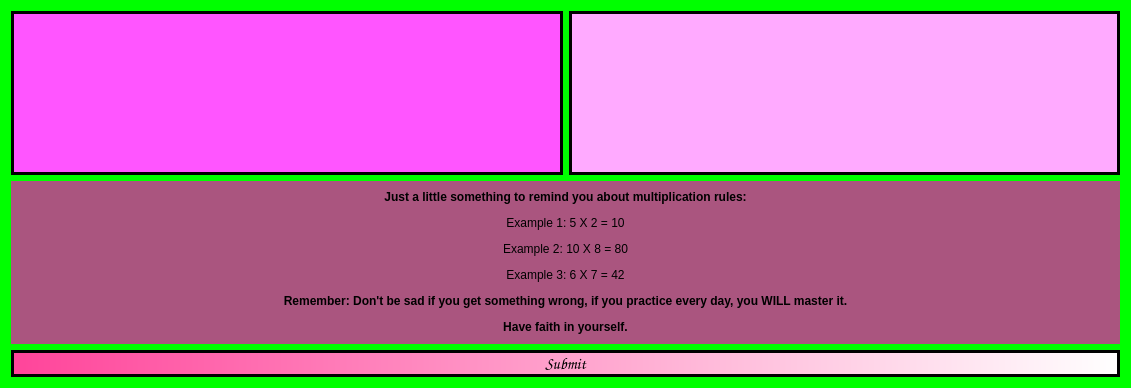
<?xml version="1.0" encoding="UTF-8"?>
<ui version="4.0">
 <class>g2C_multiplication</class>
 <widget class="QDialog" name="g2C_multiplication">
  <property name="geometry">
   <rect>
    <x>0</x>
    <y>0</y>
    <width>1131</width>
    <height>388</height>
   </rect>
  </property>
  <property name="windowTitle">
   <string>Dialog</string>
  </property>
  <property name="styleSheet">
   <string notr="true">background-color: rgb(0, 255, 0);</string>
  </property>
  <layout class="QGridLayout" name="gridLayout">
   <item row="0" column="0">
    <widget class="QLabel" name="label">
     <property name="sizePolicy">
      <sizepolicy hsizetype="Expanding" vsizetype="Expanding">
       <horstretch>0</horstretch>
       <verstretch>0</verstretch>
      </sizepolicy>
     </property>
     <property name="styleSheet">
      <string notr="true">font: 12pt &quot;Comic Sans MS&quot;;
border: 3px solid black;
qproperty-alignment: AlignCenter;
background-color: rgb(255, 85, 255);</string>
     </property>
     <property name="text">
      <string>&lt;html&gt;&lt;head/&gt;&lt;body&gt;&lt;p&gt;&lt;br/&gt;&lt;/p&gt;&lt;/body&gt;&lt;/html&gt;</string>
     </property>
    </widget>
   </item>
   <item row="0" column="1">
    <widget class="QLineEdit" name="lineEdit">
     <property name="sizePolicy">
      <sizepolicy hsizetype="Expanding" vsizetype="Expanding">
       <horstretch>0</horstretch>
       <verstretch>0</verstretch>
      </sizepolicy>
     </property>
     <property name="styleSheet">
      <string notr="true">font: 12pt &quot;Comic Sans MS&quot;;
border: 3px solid black;
qproperty-alignment: AlignCenter;
background-color: rgb(255, 170, 255);</string>
     </property>
    </widget>
   </item>
   <item row="1" column="0" colspan="2">
    <widget class="QLabel" name="label_2">
     <property name="sizePolicy">
      <sizepolicy hsizetype="Expanding" vsizetype="Expanding">
       <horstretch>0</horstretch>
       <verstretch>0</verstretch>
      </sizepolicy>
     </property>
     <property name="styleSheet">
      <string notr="true">font: 75 12pt &quot;Comic Sans MS&quot;;
background-color: rgb(170, 85, 127);</string>
     </property>
     <property name="text">
      <string>&lt;html&gt;&lt;head/&gt;&lt;body&gt;&lt;p align=&quot;center&quot;&gt;&lt;span style=&quot; font-weight:600;&quot;&gt;Just a little something to remind you about multiplication rules:&lt;/span&gt;&lt;/p&gt;&lt;p align=&quot;center&quot;&gt;Example 1: 5 X 2 = 10&lt;/p&gt;&lt;p align=&quot;center&quot;&gt;Example 2: 10 X 8 = 80&lt;/p&gt;&lt;p align=&quot;center&quot;&gt;Example 3: 6 X 7 = 42&lt;/p&gt;&lt;p align=&quot;center&quot;&gt;&lt;span style=&quot; font-weight:600;&quot;&gt;Remember: Don't be sad if you get something wrong, if you practice every day, you WILL master it.&lt;/span&gt;&lt;/p&gt;&lt;p align=&quot;center&quot;&gt;&lt;span style=&quot; font-weight:600;&quot;&gt;Have faith in yourself.&lt;/span&gt;&lt;/p&gt;&lt;/body&gt;&lt;/html&gt;</string>
     </property>
    </widget>
   </item>
   <item row="2" column="0" colspan="2">
    <widget class="QPushButton" name="pushButton">
     <property name="font">
      <font>
       <family>Comic Sans MS</family>
       <pointsize>12</pointsize>
       <weight>9</weight>
       <italic>false</italic>
       <bold>false</bold>
      </font>
     </property>
     <property name="styleSheet">
      <string notr="true">background-color: qlineargradient(spread:pad, x1:0, y1:0, x2:1, y2:0, stop:0 rgba(255, 68, 154, 255), stop:1 rgba(255, 255, 255, 255));;

border: 3px solid black;
font: 75 12pt &quot;Comic Sans MS&quot;;</string>
     </property>
     <property name="text">
      <string>Submit</string>
     </property>
    </widget>
   </item>
  </layout>
 </widget>
 <resources/>
 <connections/>
</ui>
